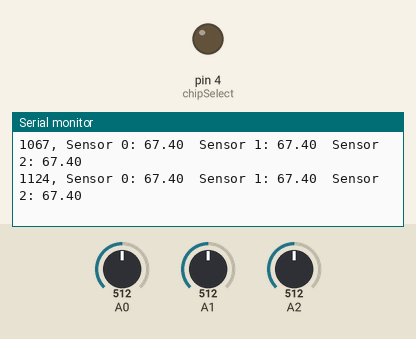
Simulated run of this sketch. Board: Arduino Uno, built with avr-gcc and run on an emulated ATmega328P. On the bench: output pins drawn as LEDs (lit = HIGH), the last lines printed to the serial monitor. Inputs (shaded band) come from the test bench; at power-on: A0 = 512, A1 = 512, A2 = 512. Storage starts empty.

Above: at 1.2 s.
1.3 s: A0 set to 123
At 1.34 s:
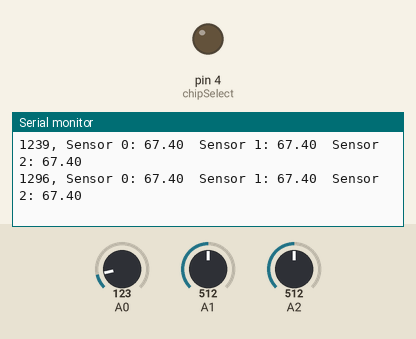
2.8 s: A0 set to 111
At 2.83 s:
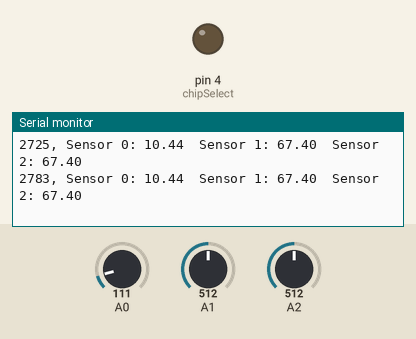
5.8 s: A1 set to 602
At 5.8 s:
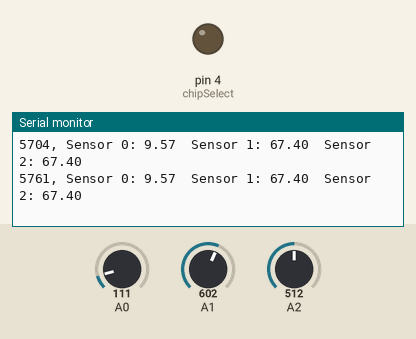
8.8 s: A1 set to 630
At 8.84 s:
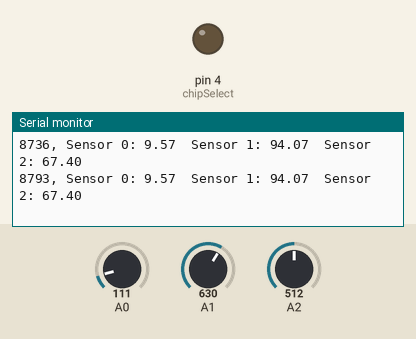
11.8 s: A2 set to 606
At 11.84 s:
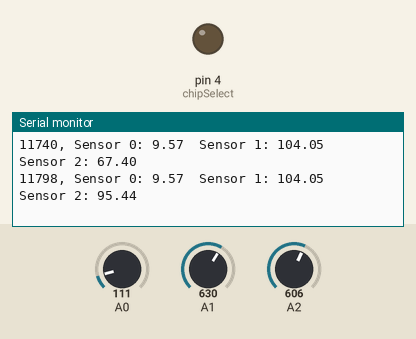
13.3 s: A2 set to 627
At 13.3 s:
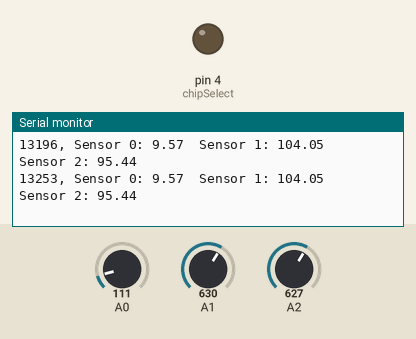
Timing chart, 0 to 16.3 s (numbered marks = the images above; inputs shaded):
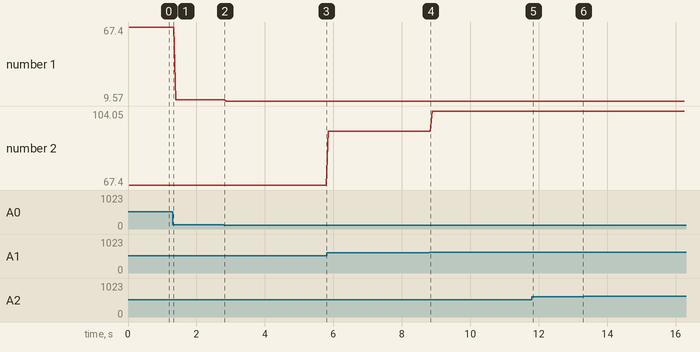

Measured:
- after the input at 11.8 s, the serial monitor: prints a new line at once (image 5)
- plotted number 1: 67.4 → 10.44 after the input at 1.3 s

The sketch:

readings.ino
```cpp
#include <SD.h> //Load SD library
#include <math.h>
int chipSelect = 4; //chip select pin for the MicroSD Card Adapter
File file; // file object that is used to read and write data


float getVoltage(int pin)
{
  //supply to sensor
  float Vcc = 3.3;

  //sensor resistor value
  float res = 3300;

  float sensorVoltage;

  if(pin == 0){
    sensorVoltage = (analogRead(A0) * Vcc);
  }
  else if(pin == 1){
    sensorVoltage = (analogRead(A1) * Vcc) ;
  }
  else if(pin == 2){
    sensorVoltage = (analogRead(A2) * Vcc) ;
  }
  return sensorVoltage/1023.0;
}

float getForce(float sensorVoltage){
 //This is a model that was found by testing known weights and correlating that to the output voltage
  float force = 2.921771 - (-15.46268/-0.9896529)*(1 - exp(0.9896529*sensorVoltage));
  if(force <=4)
  {
    return 0.00;
  }
  return force;
}

void setup() {
  // initialize serial communication at 9600 bits per second:
  Serial.begin(9600);
   pinMode(chipSelect, OUTPUT); // chip select pin must be set to OUTPUT mode
  if (!SD.begin(chipSelect)) { // Initialize SD card
    Serial.println("Could not initialize SD card."); // if return value is false, something went wrong.
  }

  if (SD.exists("file.txt")) { // if "file.txt" exists, fill will be deleted
    Serial.println("File exists.");
    if (SD.remove("file.txt") == true) {
      Serial.println("Successfully removed file.");
    } else {
      Serial.println("Could not removed file.");
    }
  }
}

// the loop routine runs over and over again forever:
void loop() {

  // Open file and write to SD card
  file = SD.open("file.txt", FILE_WRITE); // open "file.txt" to write data
  if (file) {
    file.print(millis()); // write data to file
    file.print(", ");
    file.print(getForce(getVoltage(0))); // write data to file
    file.print(", ");
    file.print(getForce(getVoltage(1)));
    file.print(", ");
    file.println(getForce(getVoltage(2)));
    file.close(); // close file
  } else {
    Serial.println("Could not open file (writing).");
  }

  // print out the value you read
  Serial.print(millis());
  Serial.print(", ");
  Serial.print("Sensor 0: ");
  Serial.print(getForce(getVoltage(0)));
  Serial.print("\tSensor 1: ");
  Serial.print(getForce(getVoltage(1)));
  Serial.print("\tSensor 2: ");
  Serial.print(getForce(getVoltage(2)));
  Serial.println();

  //Sampling Rate will be 50 Hz
  delay(20); // wait for 20ms
}
```
